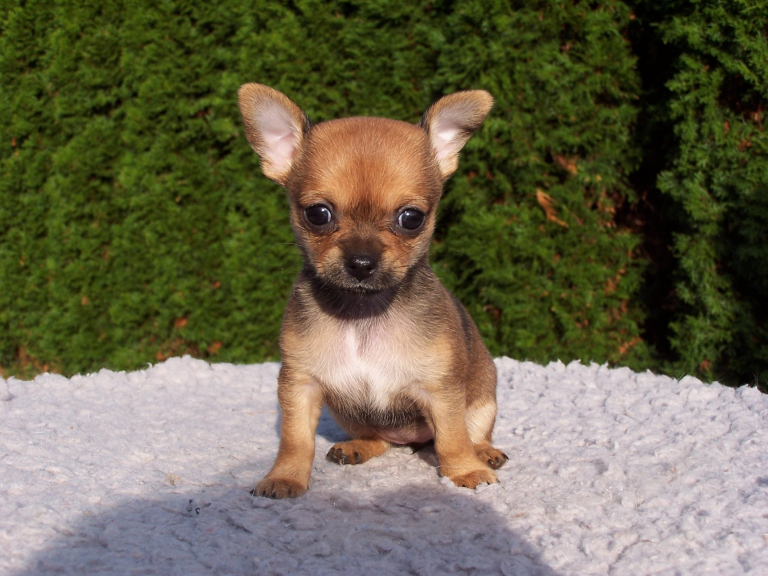
#> input picture 01 Open CV Basic/images/dog3.jpg, 2304 x 1728 px (shown at 1/3 size)
$ python '07 크기 지정.py'
#> lines starting #> are read from the running program, lines starting #| are printed output that depends on the picture
import cv2

#1. 이미지
img= cv2.imread('images/dog3.jpg')
#> img is the input picture: shape (1728, 2304, 3); mean B, G, R 77.7, 101.6, 106.3
cv2.imshow('o img', img)

#이미지의 크기 고정
#1) 고정 크기 지정
img2= cv2.resize(img, (300, 500))
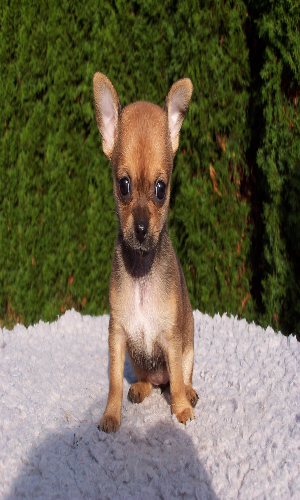
#> img2: shape (500, 300, 3); mean B, G, R 77.6, 101.5, 106.2
cv2.imshow('r img', img2)

#2) 비율 크기 지정
img3=cv2.resize(img, None, fx=1.3, fy=1.5, interpolation=cv2.INTER_LINEAR) #두번째 파라미터인 크기인자를 None, 보간법 LINEAR : 이웃 2*2(4개)픽셀의 평균 픽샐로 빈 픽셀 채움
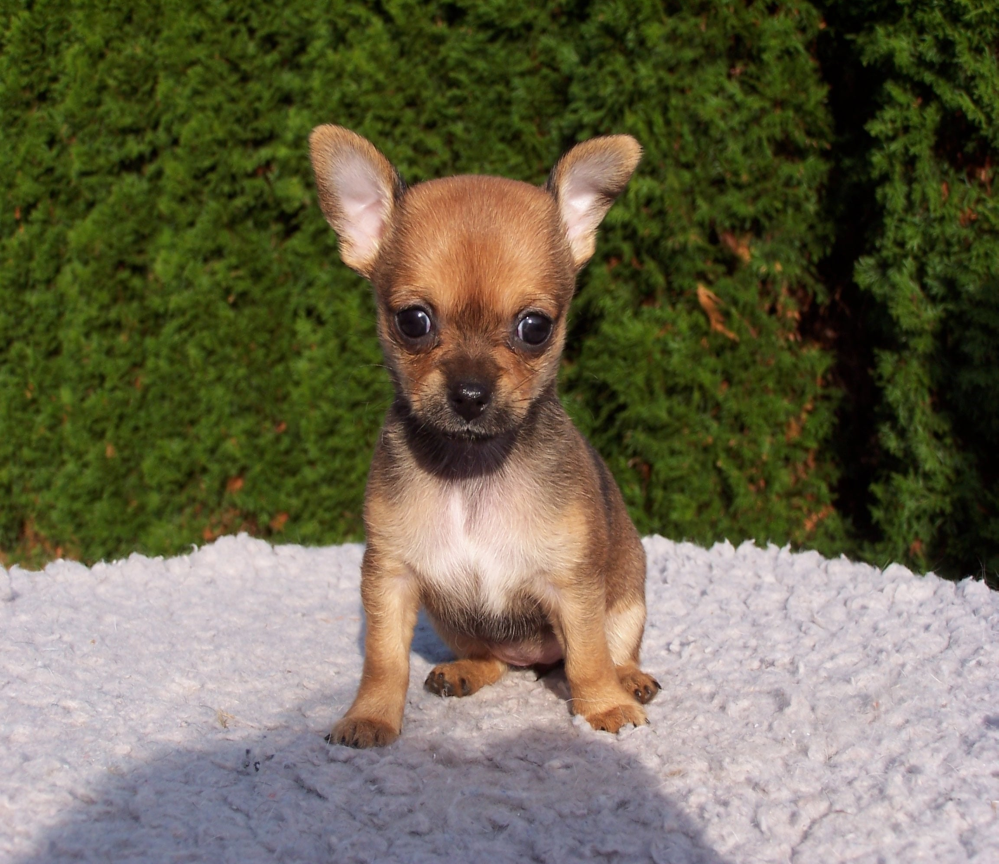
#> img3: shape (2592, 2995, 3) (shown at 1/3 size); mean B, G, R 77.6, 101.5, 106.2
cv2.imshow('resize img2', img3)

img4=cv2.resize(img, None, fx=1.3, fy=1.5, interpolation=cv2.INTER_CUBIC) #두번째 파라미터인 크기인자를 None, 보간법 LINEAR : 이웃 4*4(16개)픽셀의 평균 픽샐로 빈 픽셀 채움
cv2.imshow('resize img2', img4)

img5=cv2.resize(img, None, fx=1.3, fy=1.5, interpolation=cv2.INTER_AREA) #크기 줄일 때
cv2.imshow('resize img2', img5)

#2. 동영상
cap= cv2.VideoCapture('videos/dog.mp4')
while cap.isOpened():
    ret, frame = cap.read()
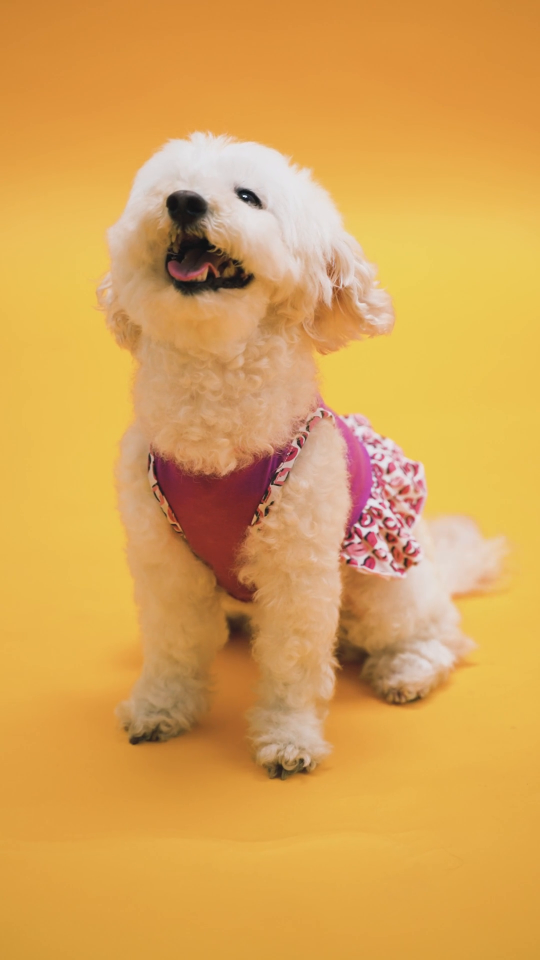
#> input picture frame 31 of 01 Open CV Basic/videos/dog.mp4, 1080 x 1920 px (shown at 1/2 size)
#> frame is the input picture: shape (1920, 1080, 3); mean B, G, R 85, 163.6, 217.3
    if not ret:
        break

    # 프레임 크기 조정
    frame_resize= cv2.resize(frame, None, fx=0.5, fy=0.5, interpolation=cv2.INTER_AREA)
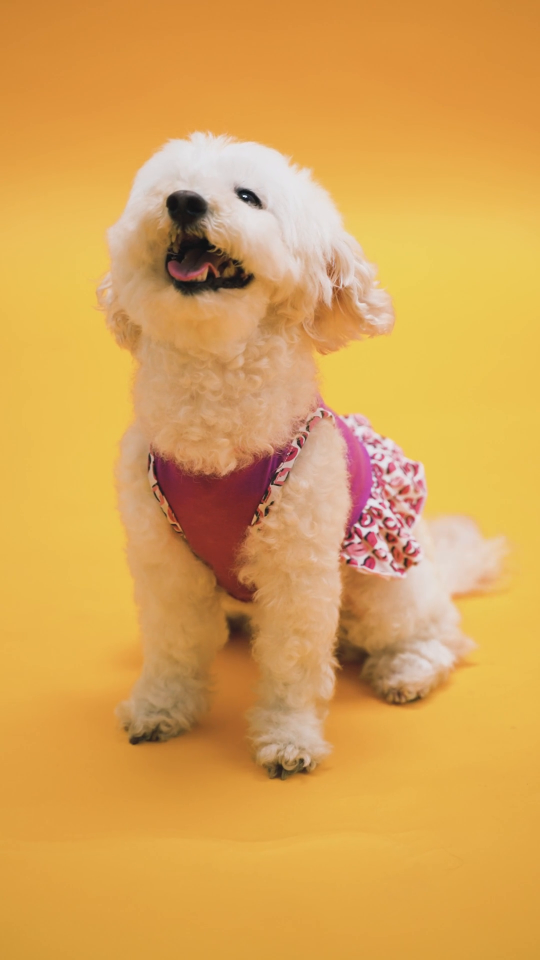
#> frame_resize: shape (960, 540, 3); mean B, G, R 85.1, 163.6, 217.3

    if cv2.waitKey(1) == ord('1'):
#> (key Esc is pressed here)
        break

cv2.waitKey(0)
cv2.destroyAllWindows()
